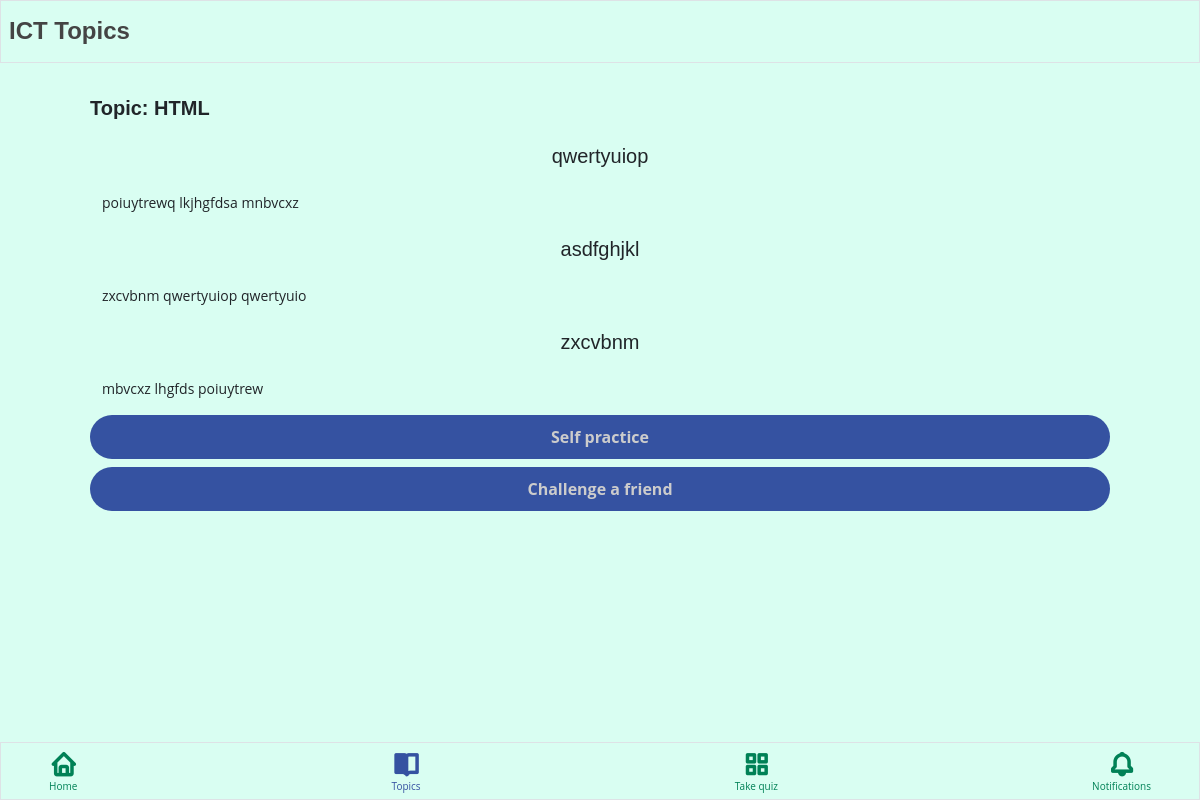
Before: /pages/student/sub-topics.php?id=62 (signed in) with the older database file.
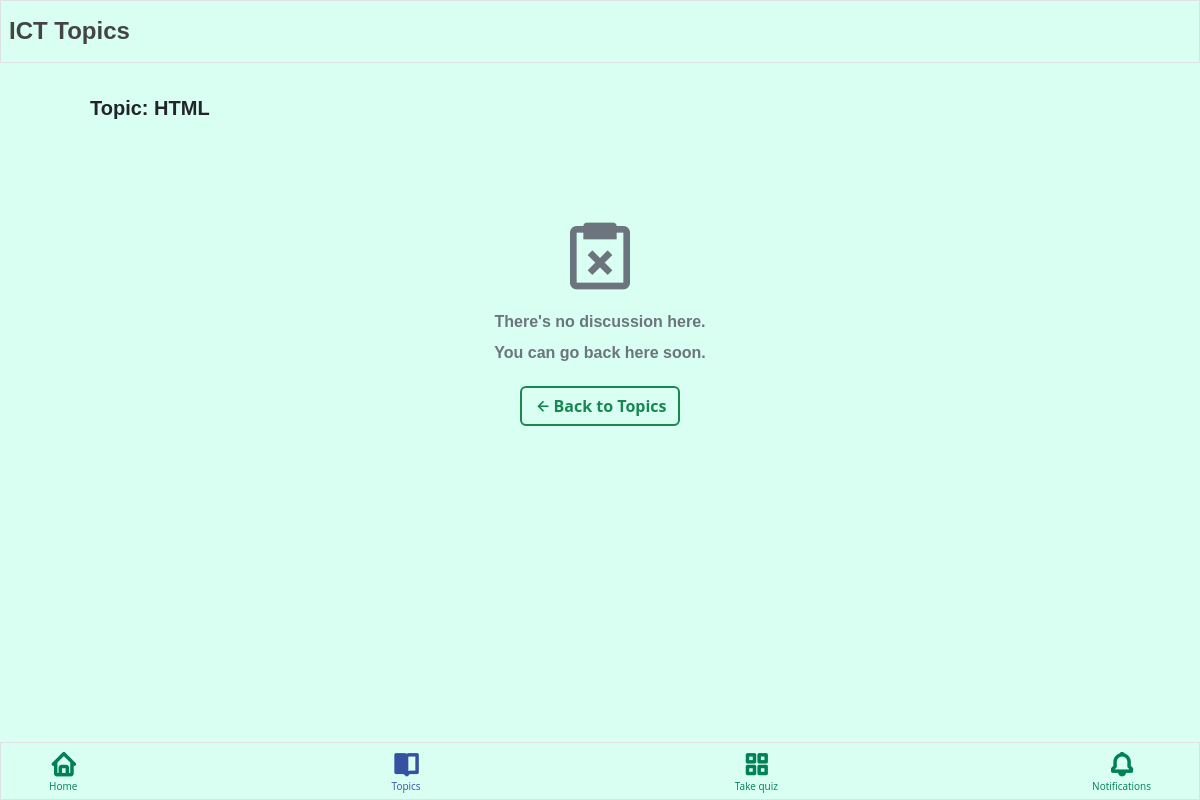
After: the same page with the newer database file.
### tables this page shows
CREATE TABLE IF NOT EXISTS `tbl_sub_topics` (
  `id` int NOT NULL AUTO_INCREMENT,
  `topic_id` int NOT NULL,
  `lesson_number` int NOT NULL,
  `sub_topic_title` text NOT NULL,
  `description` text NOT NULL,
  PRIMARY KEY (`id`),
  KEY `topic_id` (`topic_id`)
);

### pages/student/sub-topics.php (the view, shortened to what the changed rows need)
<?php
include '../../db-connection.php';
if (($_SESSION['username']) && ($_SESSION['id'])) {
    $topic_id = $_GET['id'];
?>
    <!DOCTYPE html>
    <html lang="en">
    <head>
        <link rel="stylesheet" href="../../bootstrap/css/bootstrap.min.css">
        <link rel="stylesheet" href="../../bootstrap/js/bootstrap.bundle.min.js">
        <link rel="stylesheet" href="../../boxicons/css/boxicons.min.css">
        <link rel="stylesheet" href="../../style.css">
    </head>
    <body onload="generateRoomID()">
        <main>
            <div class="container topic mt-5 mb-3">
                <div class="card mb-5">
                    <div class="card-body p-5">
                        <?php
                        $stmt = $conn->prepare(' SELECT * FROM tbl_topics WHERE id = ? ');
                        $stmt->bind_param('i', $topic_id);
                        $stmt->execute();
                        $result = $stmt->get_result();
                        $rows = $result->fetch_assoc();
                        $topic_title = $rows['topic_title'];
                        echo '
                            <h5 class="fw-bold">Topic: ' . $topic_title . ' </h5>
                        ';
                        $stmt = $conn->prepare(' SELECT
                        tbl_sub_topics.topic_id,
                        tbl_topics.topic_title,
                        tbl_topics.id as route_topic_id,
                        tbl_sub_topics.sub_topic_title,
                        tbl_sub_topics.description
                        FROM tbl_sub_topics
                        INNER JOIN tbl_topics ON tbl_sub_topics.topic_id = tbl_topics.id
                        WHERE tbl_sub_topics.topic_id = ? ');
                        $stmt->bind_param('i', $topic_id);
                        $stmt->execute();
                        $result = $stmt->get_result();
                        while ($rows = $result->fetch_assoc()) {
                            echo '
                            <div class="container">
                                <h5 class="text-center mt-4 mb-4">' . $rows['sub_topic_title'] . '</h5>
                            </div>
                            <div class="container">
                                <p class="small">' . $rows['description'] . '</p>
                            </div>
                            ';
                        }
                        if (mysqli_num_rows($result) == 0) {
                            echo "<div class='d-flex align-items-center flex-column mt-5 pt-5'>
                                    <i class='bx bx-task-x text-secondary' style='font-size: 80px;'></i>
                                    <h6 class='text-secondary fw-bold mt-3'>There's no discussion here.</h6>
                                    <h6 class='text-secondary fw-bold mt-1'>You can go back here soon.</h6>
                                    <a href='topics.php' class='mt-3'>
                                        <button class='btn btn-outline-success border-2 d-flex align-items-center fw-bold'>
                                            <i class='bx bx-left-arrow-alt fs-5'></i>
                                            Back to Topics
                                        </button>
                                    </a>
                                </div>";
                        } else {
                            echo '
                            <a href="practice.php?id=' . $topic_id . '">
                                <button type="button" class="btn-login w-100 mb-2 fw-bold">Self practice</button>
                            </a>
                            <button type="button" class="btn-login w-100 fw-bold" data-bs-toggle="modal" data-bs-target="#inviteModal">Challenge a friend</button>
                        ';
                        }
                        ?>
                    </div>
                </div>
            </div>
        </main>
    </body>
    </html>
<?php
} else {
    header('Location ../../index.php');
    exit();
}
?>

Changed rows visible on the page:
removed tbl_sub_topics: sub_topic_title "qwertyuiop", description "poiuytrewq lkjhgfdsa mnbvcxz"
removed tbl_sub_topics: sub_topic_title "asdfghjkl", description "zxcvbnm qwertyuiop qwertyuio"
removed tbl_sub_topics: sub_topic_title "zxcvbnm", description "mbvcxz lhgfds poiuytrew"
Other visible differences:
text no longer shown: "Self practice Challenge a friend"
text now shown: "There's no discussion here. You can go back here soon. Back to Topics"
